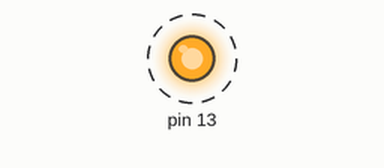
This sketch was run on a simulated Arduino Uno, built with avr-gcc and run on an emulated ATmega328P. Shown: output pins drawn as LEDs (lit = HIGH). Dashed ring = blinking. What the sketch prints to the serial monitor is not drawn. At 11.0 s the program stops and its outputs stay as they are.

Above: at 0.2 s.
Timing chart, 0 to 3.0 s (numbered marks = the images above):
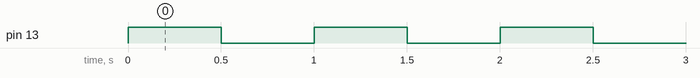

The sketch:

Exercise_c_.ino
```cpp
// LedOnOffTenTimes.ino
// Turn an LED on and off. Repeat 10 times.
// 4105054025、鄭琮寶

int counter; // 宣告counter變數

void setup() {
  Serial.begin(9600);  // 設定鮑率
  pinMode(13, OUTPUT); // 將13腳位輸出

}

void loop() {
  Serial.println("The LED connected to Pin13 is blinking!"); // 在Terminal顯示文字
  for(counter = 20; counter <= 120; counter += 10){ // 迴圈，並控制counter的初始值、最大上限和間格
    digitalWrite(13, HIGH); // 打開13腳位，也就是將其電壓變成"HIGH"
    delay(500); // delay 500ms
    digitalWrite(13, LOW); // 關閉13腳位，也就是將其電壓變成"LOW"
    delay(500); // delay 500ms
  }
  Serial.println("All done!"); // 在Terminal顯示文字
  for(;;); // 停止(Busy Waiting)

}
```

Measured:
- by itself, pin 13: alternates HIGH for 0.50 s and LOW for 0.50 s, 22 changes in all, then stays LOW
